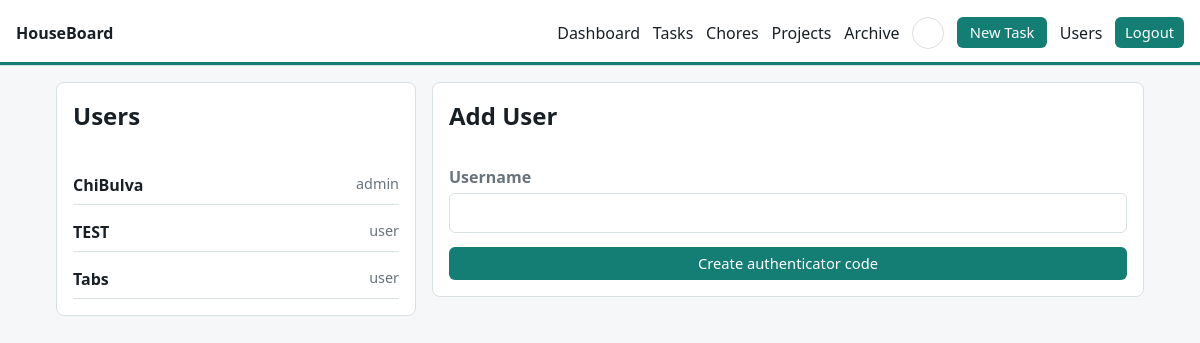
The app's page /users (signed in) with its own data.
### app/models.py (models this page shows)
class User(Base):
    __tablename__ = "users"
    id: Mapped[int] = mapped_column(Integer, primary_key=True)
    username: Mapped[str] = mapped_column(String(80), unique=True, index=True)
    totp_secret: Mapped[str] = mapped_column(String(64))
    role: Mapped[str] = mapped_column(String(20), default="user")
    active: Mapped[bool] = mapped_column(Boolean, default=True)
    created_at: Mapped[datetime] = mapped_column(DateTime(timezone=True), default=utcnow)
    tasks: Mapped[list["Task"]] = relationship(back_populates="assignee")

### app/main.py (the view)
@app.get("/users", response_class=HTMLResponse)
def users_page(
    request: Request,
    user: User = Depends(require_admin),
    db: Session = Depends(get_db),
):
    users = db.scalars(select(User).order_by(User.username)).all()
    pending = request.session.get("new_user_secret")
    pending_username = request.session.get("new_user_username")
    return render(
        request,
        "users.html",
        {
            "user": user,
            "users": users,
            "pending_username": pending_username,
            "pending_secret": pending,
            "qr": qr_data_uri(provisioning_uri(pending_username, pending))
            if pending and pending_username
            else None,
            "uri": provisioning_uri(pending_username, pending)
            if pending and pending_username
            else None,
            "error": request.session.pop("user_error", None),
        },
    )

### app/templates/users.html (shortened to what this page needs)
{% extends "base.html" %}
{% block content %}
<section class="split">
  <div class="panel stack">
    <h1>Users</h1>
    <ul class="user-list">
      {% for person in users %}
        <li><strong>{{ person.username }}</strong><span>{{ person.role }}</span></li>
      {% endfor %}
    </ul>
  </div>
  <div class="panel stack">
    <h1>Add User</h1>
    {% if not pending_secret %}
      <form method="post" action="/users/start" class="stack">
        <label>Username <input name="username" required></label>
        <button type="submit">Create authenticator code</button>
      </form>
    {% endif %}
  </div>
</section>
{% endblock %}

### app/static/GrayPry_Globals.css (style rules this page uses)
* { box-sizing: border-box }
body, html { height: 100%; margin: 0; font-family: Arial; }
button { font-family: Consolas,monaco,monospace; }

### app/static/styles.css (style rules this page uses)
:root { color-scheme: light; --bg: #f5f7f8; --panel: #ffffff; --text: #182026; --muted: #68737d; --line: #d9e0e4; --accent: #147d74; --accent-strong: #0f5f59; --danger: #ad3434; --done: #dfeee8; --row-scale: 1; --session-highlight: transparent; --radius-sm: 6px; --radius-md: 8px; --control-font-size: calc(0.92rem * var(--row-scale)); --control-py: calc(0.5rem * var(--row-scale)); --control-px: calc(0.78rem * var(--row-scale)); --control-py-compact: calc(0.4rem * var(--row-scale)); --control-px-compact: calc(0.62rem * var(--row-scale)); --dashboard-col-chores: minmax(250px, 0.65fr); --dashboard-col-main: minmax(520px, 1.55fr); --topbar-height: 66px; --task-row-height: 2.7rem; }
* { box-sizing: border-box; }
body { margin: 0; background: var(--bg); color: var(--text); font-family: system-ui, -apple-system, BlinkMacSystemFont, "Segoe UI", sans-serif; }
button, input, select, textarea { font: inherit; }
button { border: 0; border-radius: var(--radius-sm); background: var(--accent); color: white; padding: var(--control-py) var(--control-px); font-size: var(--control-font-size); line-height: 1.2; cursor: pointer; }
.auth-panel, .panel { background: var(--panel); border: 1px solid var(--line); border-radius: var(--radius-md); padding: 1rem; }
.stack { display: grid; gap: 0.85rem; }
label { display: grid; gap: 0.35rem; color: var(--muted); font-weight: 700; }
input, select, textarea { width: 100%; border: 1px solid var(--line); border-radius: var(--radius-sm); padding: var(--control-py) var(--control-px); background: #fff; color: var(--text); }
h1, h2, p { margin-top: 0; }
.split { display: grid; grid-template-columns: minmax(280px, 360px) 1fr; gap: 1rem; align-items: start; }
.meta span, .stats span, .dash-tasks span, .user-list span { color: var(--muted); font-size: 0.9rem; }
.user-list { list-style: none; padding: 0; margin: 0; display: grid; gap: 0.5rem; }
.user-list li { display: flex; justify-content: space-between; border-bottom: 1px solid var(--line); padding: 0.5rem 0; }

### records on screen
User: username "ChiBulva", role "admin"
User: username "TEST", role "user"
User: username "Tabs", role "user"

### other values on screen
{{ app_name }} "HouseBoard"
